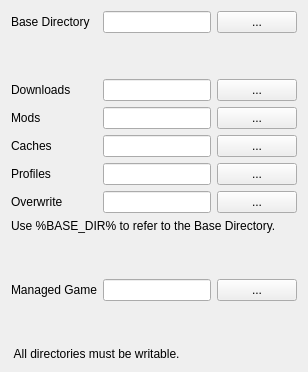
     <widget class="QWidget" name="pathsTab">
      <attribute name="title">
       <string>Paths</string>
      </attribute>
      <layout class="QVBoxLayout" name="verticalLayout_10">
       <item>
        <layout class="QGridLayout" name="gridLayout_2">
         <item row="6" column="2">
          <widget class="QPushButton" name="browseOverwriteDirBtn">
           <property name="text">
            <string>...</string>
           </property>
          </widget>
         </item>
         <item row="3" column="2">
          <widget class="QPushButton" name="browseModDirBtn">
           <property name="text">
            <string notr="true">...</string>
           </property>
          </widget>
         </item>
         <item row="6" column="1">
          <widget class="QLineEdit" name="overwriteDirEdit"/>
         </item>
         <item row="0" column="2">
          <widget class="QPushButton" name="browseBaseDirBtn">
           <property name="text">
            <string>...</string>
           </property>
          </widget>
         </item>
         <item row="0" column="1">
          <widget class="QLineEdit" name="baseDirEdit"/>
         </item>
         <item row="4" column="0">
          <widget class="QLabel" name="label_9">
           <property name="text">
            <string>Caches</string>
           </property>
          </widget>
         </item>
         <item row="6" column="0">
          <widget class="QLabel" name="label_24">
           <property name="text">
            <string>Overwrite</string>
           </property>
          </widget>
         </item>
         <item row="2" column="1">
          <widget class="QLineEdit" name="downloadDirEdit">
           <property name="toolTip">
            <string>Directory where downloads are stored.</string>
           </property>
           <property name="whatsThis">
            <string>Directory where downloads are stored.</string>
           </property>
          </widget>
         </item>
         <item row="4" column="1">
          <widget class="QLineEdit" name="cacheDirEdit"/>
         </item>
         <item row="4" column="2">
          <widget class="QPushButton" name="browseCacheDirBtn">
           <property name="text">
            <string notr="true">...</string>
           </property>
          </widget>
         </item>
         <item row="2" column="0">
          <widget class="QLabel" name="label_7">
           <property name="text">
            <string>Downloads</string>
           </property>
          </widget>
         </item>
         <item row="1" column="1">
          <spacer name="verticalSpacer_8">
           <property name="orientation">
            <enum>Qt::Orientation::Vertical</enum>
           </property>
           <property name="sizeHint" stdset="0">
            <size>
             <width>20</width>
             <height>40</height>
            </size>
           </property>
          </spacer>
         </item>
         <item row="5" column="0">
          <widget class="QLabel" name="label_22">
           <property name="text">
            <string>Profiles</string>
           </property>
          </widget>
         </item>
         <item row="2" column="2">
          <widget class="QPushButton" name="browseDownloadDirBtn">
           <property name="sizePolicy">
            <sizepolicy hsizetype="Fixed" vsizetype="Fixed">
             <horstretch>0</horstretch>
             <verstretch>0</verstretch>
            </sizepolicy>
           </property>
           <property name="text">
            <string notr="true">...</string>
           </property>
          </widget>
         </item>
         <item row="5" column="1">
          <widget class="QLineEdit" name="profilesDirEdit"/>
         </item>
         <item row="3" column="1">
          <widget class="QLineEdit" name="modDirEdit">
           <property name="toolTip">
            <string>Directory where mods are stored.</string>
           </property>
           <property name="whatsThis">
            <string>Directory where mods are stored. Please note that changing this will break all associations of profiles with mods that don't exist in the new location (with the same name).</string>
           </property>
          </widget>
         </item>
         <item row="5" column="2">
          <widget class="QPushButton" name="browseProfilesDirBtn">
           <property name="text">
            <string>...</string>
           </property>
          </widget>
         </item>
         <item row="11" column="1">
          <widget class="QLineEdit" name="managedGameDirEdit">
           <property name="acceptDrops">
            <bool>false</bool>
           </property>
           <property name="readOnly">
            <bool>true</bool>
           </property>
          </widget>
         </item>
         <item row="3" column="0">
          <widget class="QLabel" name="label_8">
           <property name="text">
            <string>Mods</string>
           </property>
          </widget>
         </item>
         <item row="10" column="1">
          <spacer name="verticalSpacer_7">
           <property name="orientation">
            <enum>Qt::Orientation::Vertical</enum>
           </property>
           <property name="sizeHint" stdset="0">
            <size>
             <width>20</width>
             <height>40</height>
            </size>
           </property>
          </spacer>
         </item>
         <item row="11" column="0">
          <widget class="QLabel" name="label_29">
           <property name="text">
            <string>Managed Game</string>
           </property>
          </widget>
         </item>
         <item row="0" column="0">
          <widget class="QLabel" name="label_25">
           <property name="text">
            <string>Base Directory</string>
           </property>
          </widget>
         </item>
         <item row="9" column="0" colspan="3">
          <widget class="QLabel" name="label_26">
           <property name="text">
            <string>Use %BASE_DIR% to refer to the Base Directory.</string>
           </property>
          </widget>
         </item>
         <item row="11" column="2">
          <widget class="QPushButton" name="browseGameDirBtn">
           <property name="text">
            <string>...</string>
           </property>
          </widget>
         </item>
        </layout>
       </item>
       <item>
        <spacer name="verticalSpacer_6">
         <property name="orientation">
          <enum>Qt::Orientation::Vertical</enum>
         </property>
         <property name="sizeHint" stdset="0">
          <size>
           <width>20</width>
           <height>40</height>
          </size>
         </property>
        </spacer>
       </item>
       <item>
        <widget class="QLabel" name="label_23">
         <property name="text">
          <string> All directories must be writable.</string>
         </property>
        </widget>
       </item>
      </layout>
     </widget>
